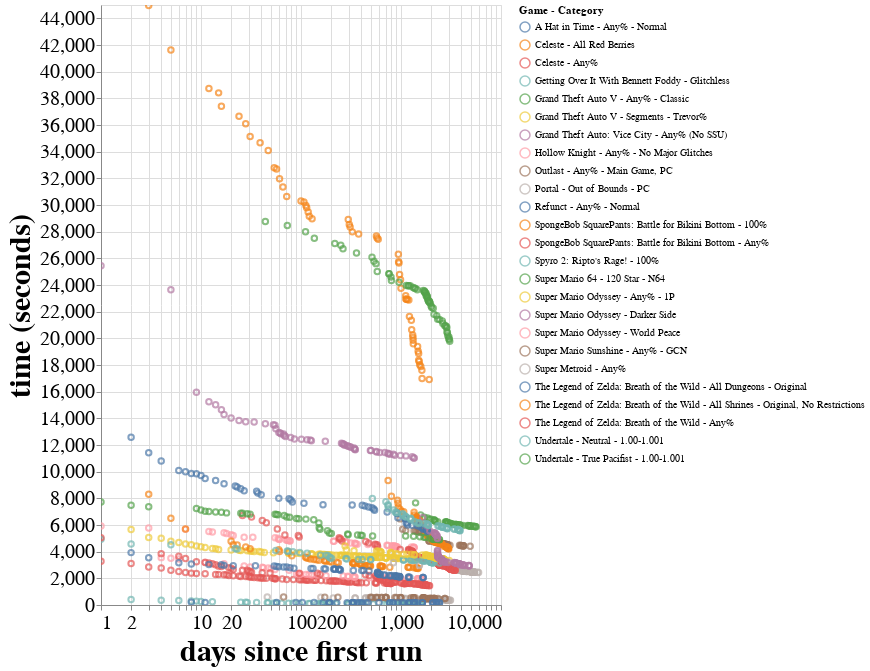

Write notebook code for a chart like this one.
### Markdown cell above
# A Visualization

Let's plot some of the data we just collected.

### Code cell
# Visualize the data
# Credits to Jaime Sevilla

x_axis = 'days since first run' #@param ['date', 'days since first run', 'relative days since first run', 'WR index', 'relative WR index']
y_axis = 'time (seconds)' #@param ['time (seconds)', 'time (seconds) diff', 'relative improvement', 'relative improvement diff', 'relative time','relative time diff']
x_scale = 'log' #@param ['linear', 'log']
y_scale = 'linear' #@param ['linear', 'log']
mark_type = 'point' #@param ['line', 'point']

import altair as alt

alt.themes.enable('fivethirtyeight')
alt.data_transformers.disable_max_rows()

game_cat_dropdown = alt.binding_select(options=df["Game - Category"].unique())
game_cat_select = alt.selection_single(
                     fields=['Game - Category'], 
                     bind= game_cat_dropdown, 
                     name="Game - Category")

chart = alt.Chart(df, 
    width=400, 
    height=600
).encode(
    x=alt.X(f'{x_axis}', scale=alt.Scale(type=x_scale)),
    y=alt.Y(f'{y_axis}:Q', scale=alt.Scale(type=y_scale)),
    color='Game - Category:N',
    tooltip=[
             'date:T',
             'time (seconds):Q',
             'Game - Category:N',
             'runner',
             'url'
             ]
).add_selection(
    game_cat_select
).transform_filter(
    game_cat_select
).configure_axis(
    labelFontSize=20,
    titleFontSize=30
).configure_legend(
    titleFontSize=20,
    labelFontSize =18,
    gradientLength=400,
    gradientThickness=30,
    symbolSize = 130,
).configure_legend(labelLimit= 0)\
.interactive()

if mark_type == 'line':
  chart = chart.mark_line()
else: # if mark_type == 'point'
  chart = chart.mark_point()

if x_scale == 'log':
  chart = chart.transform_filter(
    alt.FieldGTPredicate(x_axis, 0.)
  )

if y_scale == 'log':
  chart = chart.transform_filter(
    alt.FieldGTPredicate(y_axis, 0.)
  )

chart

### Figure 1 — Vega-Lite specification as saved in the notebook (floating-point values rounded to 4 significant figures; data arrays with more than 128 entries replaced by an {"elided": "..."} marker saying what was removed)
{"usermeta": {"embedOptions": {"theme": "fivethirtyeight"}}, "config": {"view": {"continuousWidth": 400, "continuousHeight": 300}, "axis": {"labelFontSize": 20, "titleFontSize": 30}, "legend": {"labelLimit": 0}}, "data": {"name": "data-e09d0f38e705936231830862a933e341"}, "mark": "point", "encoding": {"color": {"field": "Game - Category", "type": "nominal"}, "tooltip": [{"field": "date", "type": "temporal"}, {"field": "time (seconds)", "type": "quantitative"}, {"field": "Game - Category", "type": "nominal"}, {"field": "runner", "type": "nominal"}, {"field": "url", "type": "nominal"}], "x": {"field": "days since first run", "scale": {"type": "log"}, "type": "quantitative"}, "y": {"field": "time (seconds)", "scale": {"type": "linear"}, "type": "quantitative"}}, "height": 600, "selection": {"Game - Category": {"type": "single", "fields": ["Game - Category"], "bind": {"input": "select", "options": ["Super Mario 64 - 120 Star - N64", "Super Mario Odyssey - Any% - 1P", "Super Mario Odyssey - World Peace", "Super Mario Odyssey - Darker Side", "Celeste - Any%", "Celeste - All Red Berries", "Portal - Out of Bounds - PC", "Getting Over It With Bennett Foddy - Glitchless", "Super Metroid - Any%", "Super Mario Sunshine - Any% - GCN", "SpongeBob SquarePants: Battle for Bikini Bottom - Any%", "SpongeBob SquarePants: Battle for Bikini Bottom - 100%", "Outlast - Any% - Main Game, PC", "Hollow Knight - Any% - No Major Glitches", "Refunct - Any% - Normal", "Undertale - Neutral - 1.00-1.001", "Undertale - True Pacifist - 1.00-1.001", "The Legend of Zelda: Breath of the Wild - Any%", "The Legend of Zelda: Breath of the Wild - All Shrines - Original, No Restrictions", "The Legend of Zelda: Breath of the Wild - All Dungeons - Original", "Grand Theft Auto V - Any% - Classic", "Grand Theft Auto V - Segments - Trevor%", "A Hat in Time - Any% - Normal", "Grand Theft Auto: Vice City - Any% (No SSU)", "Spyro 2: Ripto's Rage! - 100%"]}}, "selector001": {"type": "interval", "bind": "scales", "encodings": ["x", "y"]}}, "transform": [{"filter": {"selection": "Game - Category"}}, {"filter": {"field": "days since first run", "gt": 0.0}}], "width": 400, "$schema": "https://vega.github.io/schema/vega-lite/v4.17.0.json", "datasets": {"data-e09d0f38e705936231830862a933e341": {"elided": "1688 records"}}}
